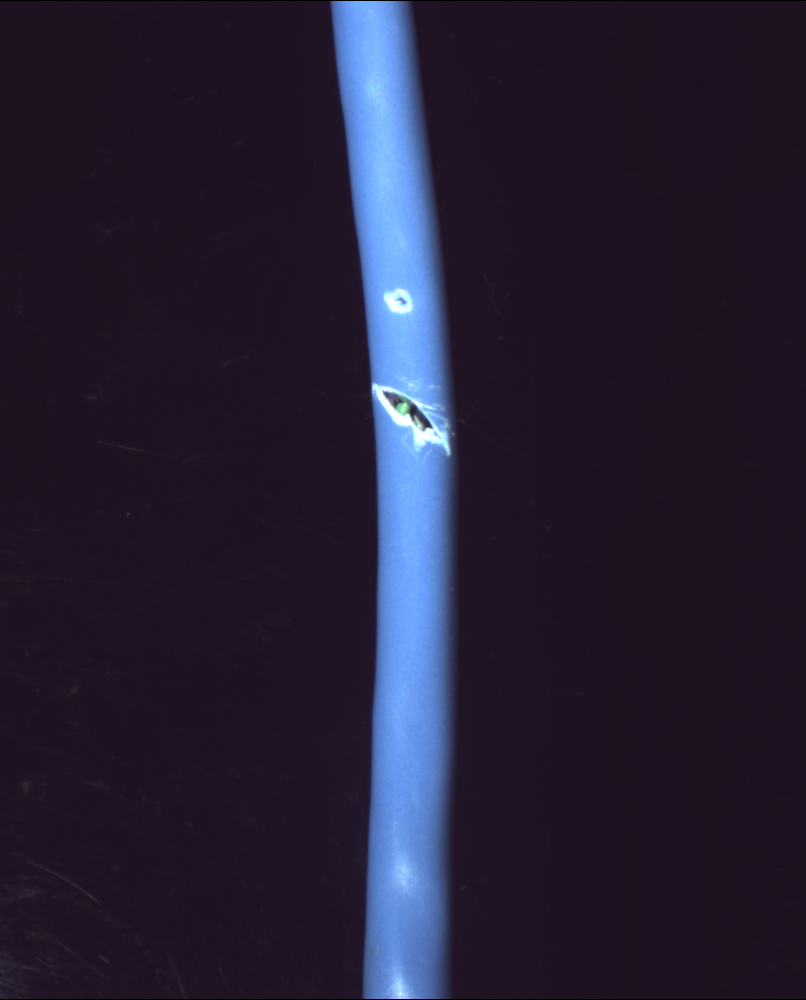
//> input picture Pin-Hole_and_cut.bmp, 806 x 1000 px
$ ./Main   (built with g++ and OpenCV 4)
//> lines starting //> are read from the running program, lines starting //| are printed output that depends on the picture; after the words box and inside, x2 and y2 are one past the last pixel; in counts of white or black regions, pixels touching at a corner belong together
// Include opencv and other header files
#include <opencv2/opencv.hpp>
#include <iostream>
#include <string>

// Using namespaces
using namespace std;
using namespace cv;

// A function that measures the diameter of the cable at three points — 1/4, 1/2, and 3/4 of the cable height from the top of the image.
// Parameters are Mat object and an integer value denoting the row of the matrix.
// It returns a tuple of two integers, which are starting and ending points of the diameter.

tuple<int, int> measurediameter(Mat tgt, int row)
{
    int measurediameter1 = 0, flag = 0, point1, point2, j;

    // This for loop gets the starting point of the diameter (left to right)
    for (j = 0; j < tgt.cols; j++)
    {
        // The if condition checks if a pixel is white.The cable is considered to start with white (bright) pixel.
        if ((int)tgt.at<uchar>(row, j) == 255)
        {
            // Breaks the for loop when the first point is found.
            point1 = j;
            break;
        }
    }
    // This for loop gets the ending point of the diameter by starting to check from the
    // last column and keeps on moving towards the first column (right to left).
    for (j = tgt.cols - 1; j >= 0; j--)
    {
        // The if condition checks if a pixel is white.
        if ((int)tgt.at<uchar>(row, j) == 255)
        {
            // Breaks the for loop when the last point is found.
            point2 = j;
            break;
        }
    }

    // Prints the diameter of the cable at a particular row.
    cout << "Diameter: " << point2 - point1 + 1 << "\n";
    // Returns the first point and last in the form of a tuple.
    return make_tuple(point1, point2);
}

// A function to draw lines indicating the diameter of the cable and for writing on the image.
// The function takes in the image to draw and write on (org_img), the x axis values of the
// starting and ending points of the diameter (p1, p2) and y value for the two points (row).

void draw_lines(Mat org_img, int p1, int p2, int row)
{
    int thickness = 2;

    // Measure the diameter by calculating x-axis of last point - x-axis of the first point + 1.
    int dia = p2 - p1 + 1;

    // Create two points by specifying the x axis and y axis of those two points.
    Point p11left(p1, row), p12left(p1 - 20, row);
    Point p11right(p2, row), p12right(p2 + 20, row);

    // Draw two lines, one on the left side and another on the right side of the cable.
    // The parameters to the line function are image to draw on, starting and ending points of the
    // line, color of the line, thickness, and how the line will be drawn.
    line(org_img, p11left, p12left, Scalar(0, 0, 255), thickness, LINE_8);
    line(org_img, p11right, p12right, Scalar(0, 0, 255), thickness, LINE_8);

    // Write the text specifying the diameter of the cable at a specific point.
    // Passing the image to write on, text, starting point to write, text font, font scale,
    // color, and thickness of the line to the putText function.
    putText(org_img, "Diameter " + to_string(dia), Point(p2 + 50, row + 6),
        FONT_HERSHEY_PLAIN, 1.0, Scalar(0, 0, 255), 2);
}

// A function to detect and classify defects. The function takes in an image containing edges (edges_img)
// and the image (img) to draw the circles around the defects.

void defects(Mat edges_img, Mat original_img)
{
    // Create a vector to hold vector of Point objects
    vector<vector<Point> > contours;

    // Find the contours from the image containing the edges.
    // Passing source, destination, contour retrieval mode, and contour approximation method.
    findContours(edges_img, contours, RETR_TREE, CHAIN_APPROX_SIMPLE);

    // Create a vector to hold vector of Point object with the same size as the size of contours vector.
    vector<vector<Point> > contours_poly(contours.size());
    vector<Point2f>centers(contours.size());
    vector<float>radius(contours.size());
    Mat img_with_circles = original_img.clone();
    Mat img_with_circles_and_text = original_img.clone();

    // Using a for loop to go through every contour and find minimum enclosing circle for every ploygon
    // and save it to radius and center vectors. The vector radius contains radius of each circle and centers
    // contain centers of the circles.
    for (size_t i = 0; i < contours.size(); i++)
    {
        approxPolyDP(contours[i], contours_poly[i], 3, true);
        minEnclosingCircle(contours_poly[i], centers[i], radius[i]);
    }

    // get the maximum value of the radius vector
    float max = *max_element(radius.begin(), radius.end());
    int count_pn = 0;

    // Going through each radius and removing maximum and another radius closest to maximum if the
    // difference between them is less 1. This is because the cable is considered as a contour and two circles
    // are drawn around the cable. Removing some other radiuses if they are less than a certain threshold.
    for (size_t i = 0; i < radius.size(); i++)
    {

        if (radius[i] == max)
        {
            radius[i] = 0;
        }
        if (max - radius[i] < 1.0)
        {
            radius[i] = 0;
        }
        if (radius[i] < 5.0)
        {
            radius[i] = 0;
        }
    }

    // Get the maximum radius and maximum radius index from the radius vector.
    max = *max_element(radius.begin(), radius.end());
    int mxI = max_element(radius.begin(), radius.end()) - radius.begin();

    // Now we want to remove the circles which intersect with the largest circle, or are inside the largest
    // one, touches the largest circle, or is close to the largest one by a threshold. This is done by first
    // calculating the distance.
    for (size_t i = 0; i < radius.size(); i++)
    {
        // Calculate the distance between two circles by using the formula square root of (x1-x2)^2 + (y1-y2)^2
        // where the center of one circle is (x1, y1) and center of the second circle is (x2, y2).
        double d = sqrt((centers[i].x - centers[mxI].x) *
            (centers[i].x - centers[mxI].x) + (centers[i].y - centers[mxI].y) *
            (centers[i].y - centers[mxI].y));
        if (d < radius[mxI] - radius[i]) {
            //Smaller circle is inside largest circle. So we will remove it.
            radius[i] = 0;
        }
        else if (d == radius[mxI] - radius[i]) {
            // We will keep the largest circle.
        }

        else if (d < radius[i] + radius[mxI]) {
            // If a circle intersects with largest circle we will remove it.
            radius[i] = 0;
        }
        else if (d == radius[i] + radius[mxI]) {
            // If a circle touches the largest circle we will remove it.
            radius[i] = 0;
        }
        else if (d < 100) {
            radius[i] = 0;
            // If a circle does not intersect or touch or is not within the larger circle but is closer
            // to the largest circle by a threshold we will remove the circle.
        }
        // Create image copies for saving
    }

    // Going through all the contours and drawing circles around them in the original image.
    for (size_t i = 0; i < contours.size(); i++)
    {
        // If the radius is not 0 we are going to draw the circle and write the name of the defect.
        if ((int)radius[i] != 0)
        {
            // Draw the circle by specifying the image to draw on, center of a circle, radius of the circle
            // color of the circle, and the thickness of the circle outline.
            circle(img_with_circles, centers[i], (int)radius[i] + 10, Scalar(0, 255, 0), 2);
            circle(img_with_circles_and_text, centers[i], (int)radius[i] + 10, Scalar(0, 255, 0), 2);
            // If the radius is less than 10 we are classifying the defect as pin hole.
            if ((int)radius[i] <= 10)
                putText(img_with_circles_and_text, "Defect: Pin Hole", Point(centers[i].x + 70, centers[i].y + 30),
                    FONT_HERSHEY_PLAIN, 1.0, Scalar(0, 100, 255), 2);

            // If the radius is greater than 10 and less than 40 we are classifying the defect as cut.
            if ((int)radius[i] > 10 && (int)radius[i] <= 40)
                putText(img_with_circles_and_text, "Defect: Cut", Point(centers[i].x + 70, centers[i].y + 30),
                    FONT_HERSHEY_PLAIN, 1.0, Scalar(0, 100, 255), 2);

            // If the radius is greated than 40 we will classify the defect as scratch.
            if ((int)radius[i] > 40)
                putText(img_with_circles_and_text, "Defect: Scratch", Point(centers[i].x + 70, centers[i].y + 30),
                    FONT_HERSHEY_PLAIN, 1.0, Scalar(0, 100, 255), 2);
        }
    }
    // save the output images (answers to Exercise 2 & 3)
    imwrite("C:/Users/niloofae/Downloads/CableDefectDetection/Exercise2_output/defectoutput1_Pin-Hole_and_cut.jpg", img_with_circles);
    imwrite("C:/Users/niloofae/Downloads/CableDefectDetection/Exercise3_output/classifyoutput1_Pin-Hole_and_cut.jpg", img_with_circles_and_text);
}

int main()
{
    // Specify the location of the folder with the input cable images and read the input image.
    Mat img = imread("C:/Users/niloofae/Downloads/CableDefectDetection/Pin-Hole_and_cut.bmp");
//> img is the input picture: 1000 rows x 806 cols, CV_8UC3; mean B, G, R 51.8, 30.3, 37.1
    int i = 0, j = 0;

    Mat img_gray;
    // Convert the image to graycsale and store the grayscale image in img_gray.
    cvtColor(img, img_gray, COLOR_BGR2GRAY);

    // Convert the black background of the grayscale img_gray to white. This helps with detecting edges of the cables.
    // Make all the pixels outside of the center 240 pixels white. This helps to remove noises present in the images.
    for (i = 0; i < img_gray.rows; i++)
        for (j = 0; j < img_gray.cols; j++)
            if ((int)img_gray.at<uchar>(i, j) < 40 || j < (img_gray.cols / 2) - 120 || j >(img_gray.cols / 2) + 120)
                img_gray.at<uchar>(i, j) = 255;
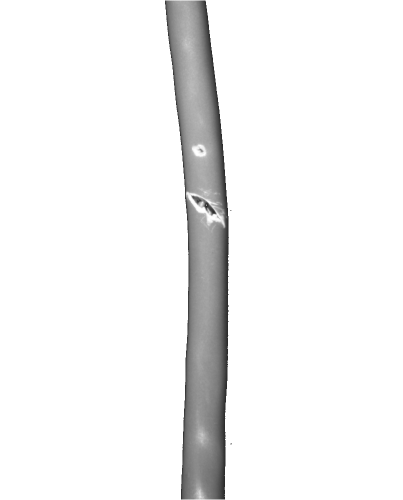
//> img_gray: 1000 rows x 806 cols, CV_8UC1 (shown at 1/2 size); min 40, max 255, mean 242.6

    // Show the grayscale image in a window (Just for debugging)
    imshow("Gray Image", img_gray);

    Mat edges_img;
    int threshold = 150;

    // Applying Canny edge detection for detecting edges from the grayscale image.
    // Sending source, destination, first threshold, second threshold, aperture size for the Sobel operator, and
    // a flag indicating whether L2 norm or L1 norm will be used to calculate the image gradient.
    Canny(img_gray, edges_img, threshold, threshold * 2, 3, false);
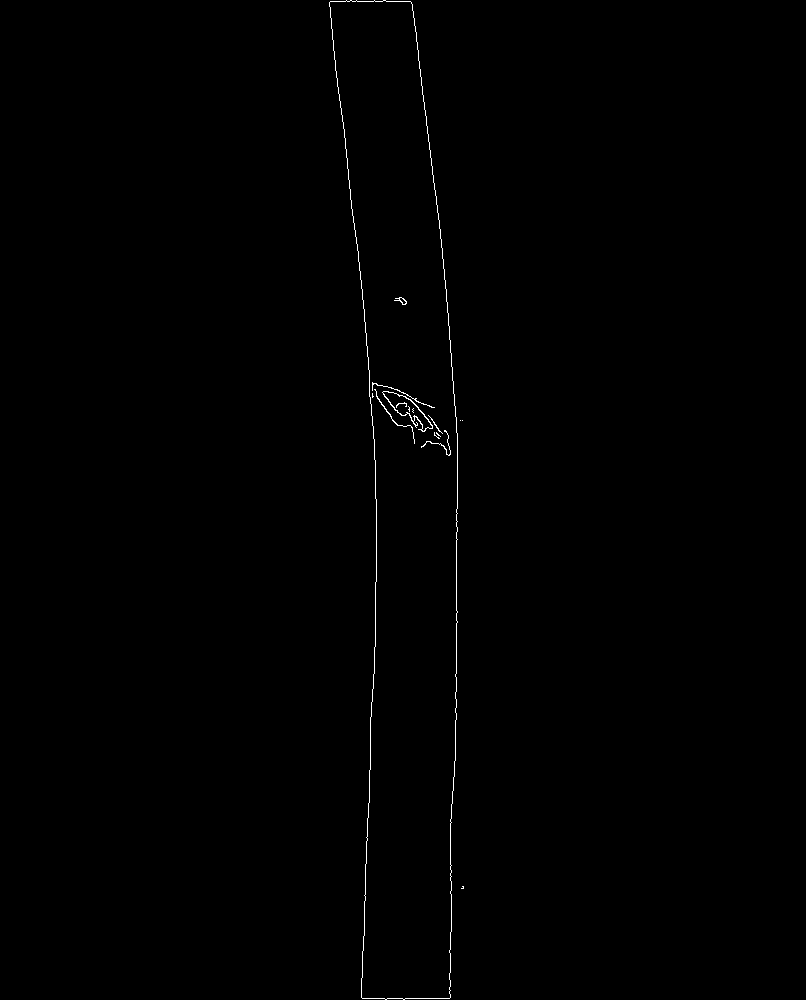
//> edges_img: 1000 rows x 806 cols, CV_8UC1; 0.34% white in thin lines or dots, all inside (x1, y1, x2, y2) = (329, 0, 464, 1000)

    // Show the detected edges.
    imshow("Edges", edges_img);

    Mat img_defect_circles = img.clone();

    int p1, p2;

    // Diameter at 1/4 of image height (top part diameter)
    std::tie(p1, p2) = measurediameter(edges_img, img.rows / 4);
//| Diameter: 86
//> p1 = 357; p2 = 442
    draw_lines(img, p1, p2, img.rows / 4);
//> in draw_lines, `int dia = p2 - p1 + 1;`: dia = 86
//> in draw_lines, `Point p11left(p1, row), p12left(p1 - 20, row);`: p11left = Point(357, 250); p12left = Point(337, 250)
//> in draw_lines, `Point p11right(p2, row), p12right(p2 + 20, row);`: p11right = Point(442, 250); p12right = Point(462, 250)

    // Diameter at 1/2 of image height (middle part diameter)
    std::tie(p1, p2) = measurediameter(edges_img, img.rows / 2);
//| Diameter: 82
//> p1 = 376; p2 = 457
    draw_lines(img, p1, p2, img.rows / 2);

    // Diameter at 3/4 of image height (bottom part diameter)
    std::tie(p1, p2) = measurediameter(edges_img, 3 * img.rows / 4);
//| Diameter: 86
//> p1 = 370; p2 = 455
    draw_lines(img, p1, p2, 3 * img.rows / 4);
//> call 3 of draw_lines, with p1 = 370, p2 = 455, row = 750
//> in draw_lines (call 3), `int dia = p2 - p1 + 1;`: dia = 86
//> in draw_lines (call 3), `Point p11left(p1, row), p12left(p1 - 20, row);`: p11left = Point(370, 750); p12left = Point(350, 750)
//> in draw_lines (call 3), `Point p11right(p2, row), p12right(p2 + 20, row);`: p11right = Point(455, 750); p12right = Point(475, 750)
//> in draw_lines (call 3), `putText(org_img, "Diameter " + to_string(dia), Point(p2 + 50, row + 6)..`:
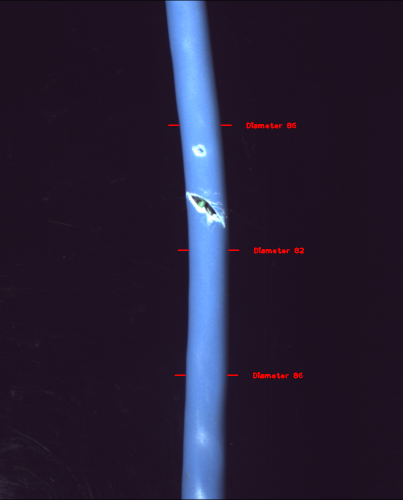
//> org_img: 1000 rows x 806 cols, CV_8UC3 (shown at 1/2 size); mean B, G, R 51.7, 30.2, 37.7

    // Save the result of the diameter measurement (Answer to Exercise1)
    cv::imwrite("C:/Users/niloofae/Downloads/CableDefectDetection/Exercise1_output/diameteroutput_Pin-Hole_and_cut.jpg", img);

    // Call the defects function to detect and classify the defects and save the images inside the function (Answer to Exercise 2 & 3)
    defects(edges_img, img_defect_circles);
//> in defects, `findContours(edges_img, contours, RETR_TREE, CHAIN_APPROX_SIMPLE);`: contours = 19 contours, 12 with area under 20; largest, box (x1, y1, x2, y2) and area: (329, 0, 458, 1000) 83480, (329, 0, 458, 1000) 83480, (382, 391, 433, 432) 676, (382, 391, 433, 432) 609, (394, 297, 407, 305) 34, (399, 297, 407, 305) 23, (374, 389, 415, 444) 22
//> in defects, `vector<vector<Point> > contours_poly(contours.size());`: contours_poly = 19 empty contours
//> the loop in defects, `for (size_t i = 0; i < contours.size(); i++)` made 19 passes
//> in defects, `float max = *max_element(radius.begin(), radius.end());`: max = 502
//> the loop in defects, `for (size_t i = 0; i < radius.size(); i++)` made 19 passes
//> in defects, `max = *max_element(radius.begin(), radius.end());`: max = 33.6
//> in defects, `int mxI = max_element(radius.begin(), radius.end()) - radius.begin();`: mxI = 15
//> the loop in defects, `for (size_t i = 0; i < radius.size(); i++)` made 19 passes
//> d on passes 1 to 8: 475, 68.12, 66.12, 83.62, 83.62, 47.54, 46.55, 51.49
//> after the loop in defects, `for (size_t i = 0; i < contours.size(); i++)`:
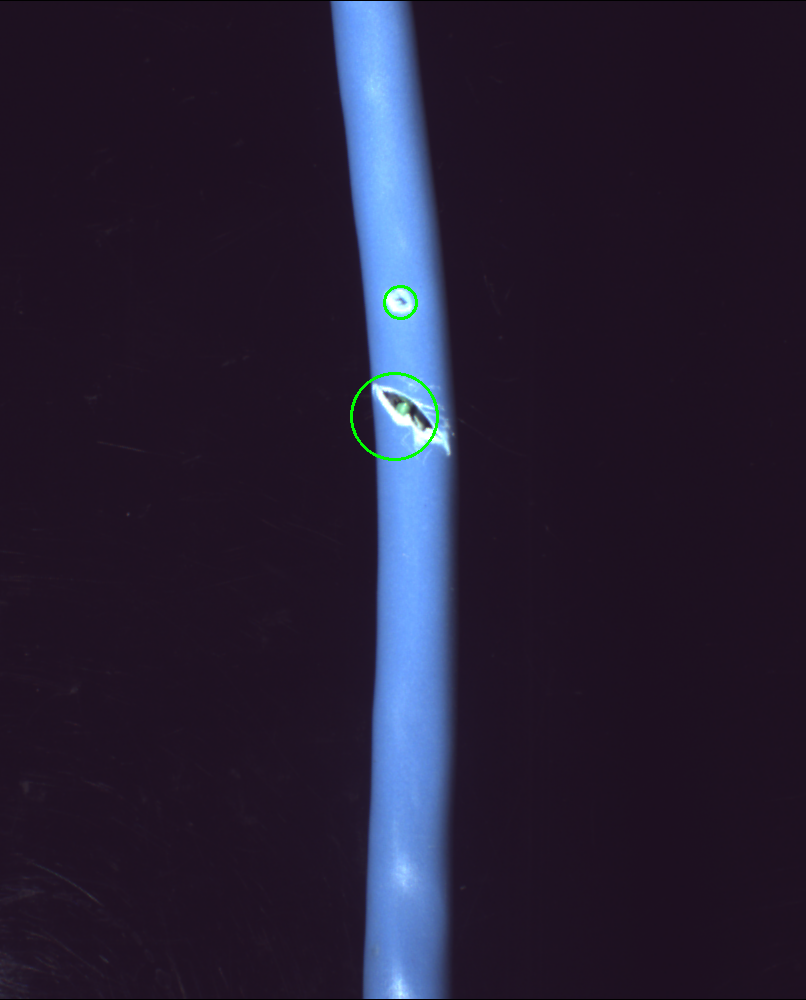
//> img_with_circles: 1000 rows x 806 cols, CV_8UC3; 0.14% of pixels changed, all inside (x1, y1, x2, y2) = (350, 285, 439, 461)
//> after the loop in defects, `for (size_t i = 0; i < contours.size(); i++)`:
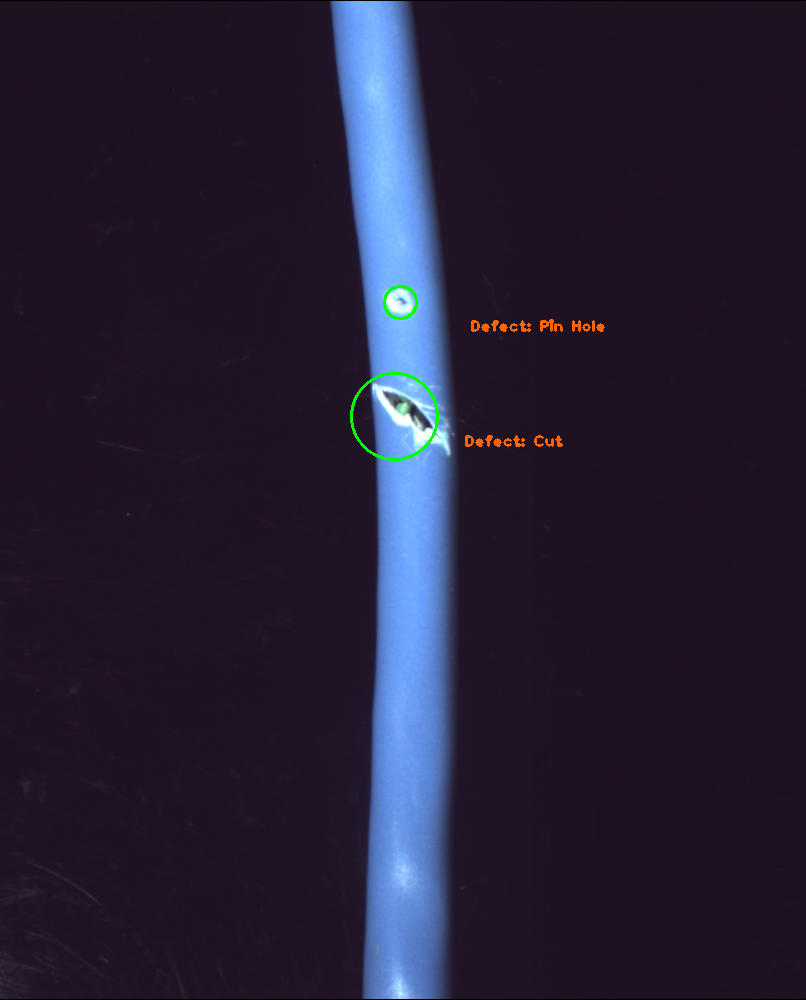
//> img_with_circles_and_text: 1000 rows x 806 cols, CV_8UC3; 0.28% of pixels changed, all inside (x1, y1, x2, y2) = (350, 285, 605, 461)
    waitKey(0);
    destroyAllWindows();
    return 0;
}
